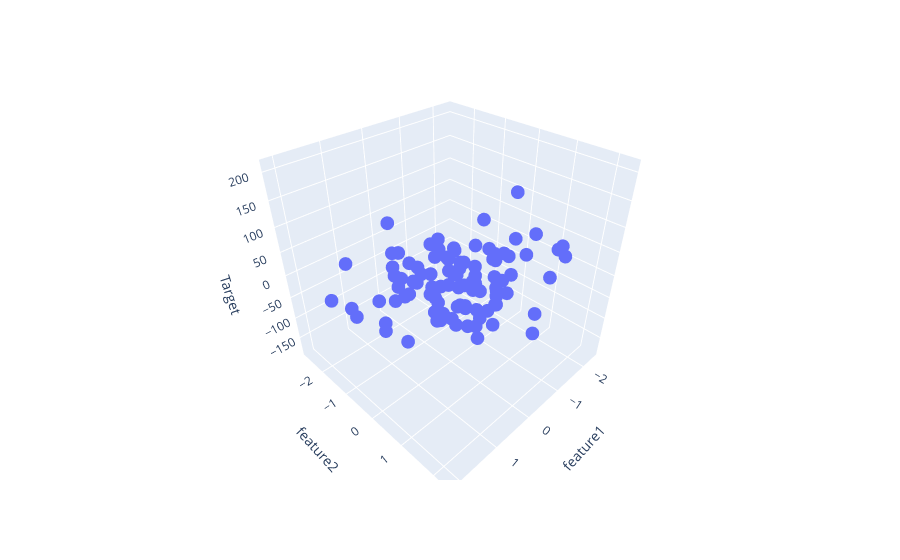

This figure's notebook cell:
### Code cell
fig=px.scatter_3d(df,x='feature1',y='feature2',z='Target')
fig.show()
